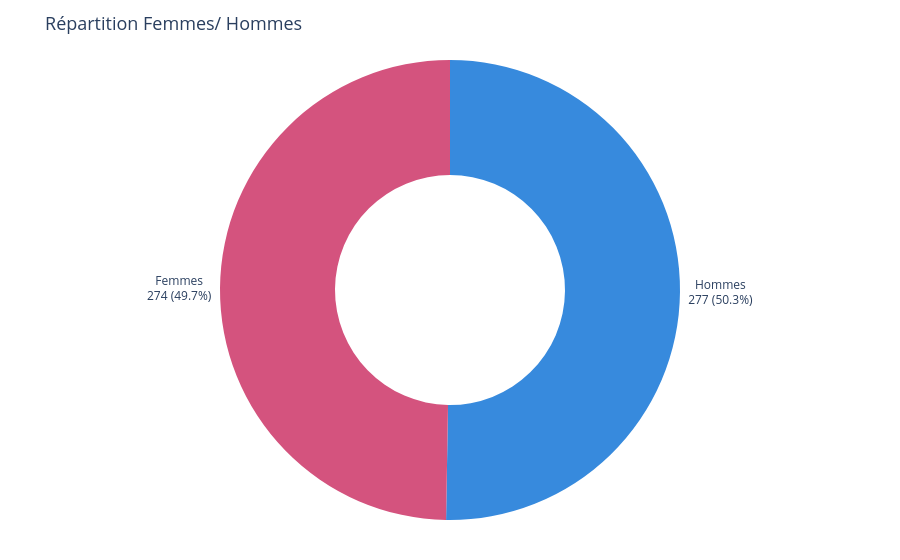

The cell this chart's notebook holds for it:
### Code cell
fig = px.pie(
    counts,
    values='count',
    names='genre',
    title='Répartition Femmes/ Hommes',
    color='genre',
    color_discrete_map={'Femmes': '#D4537E', 'Hommes': '#378ADD'},
    hole=0.5
)
 
fig.update_traces(
    texttemplate='%{label}<br>%{value} (%{percent})',
    textposition='outside'
)
 
fig.update_layout(
    showlegend=False,
    title_font_size=18,
    margin=dict(t=60, b=40, l=40, r=40)
)
 
fig.show()

### Figure 1 — Plotly figure (JSON) as saved in the notebook; plotly's stock layout.template omitted (floating-point values rounded to 4 significant figures)
{"data": [{"customdata": [["Hommes"], ["Femmes"]], "domain": {"x": [0, 1], "y": [0, 1]}, "hole": 0.5, "hovertemplate": "genre=%{customdata[0]}<br>count=%{value}<extra></extra>", "labels": ["Hommes", "Femmes"], "legendgroup": "", "marker": {"colors": ["#378ADD", "#D4537E"]}, "name": "", "showlegend": true, "textposition": "outside", "texttemplate": "%{label}<br>%{value} (%{percent})", "type": "pie", "values": [277, 274]}], "layout": {"legend": {"tracegroupgap": 0}, "margin": {"b": 40, "l": 40, "r": 40, "t": 60}, "showlegend": false, "title": {"font": {"size": 18}, "text": "Répartition Femmes/ Hommes"}}}
